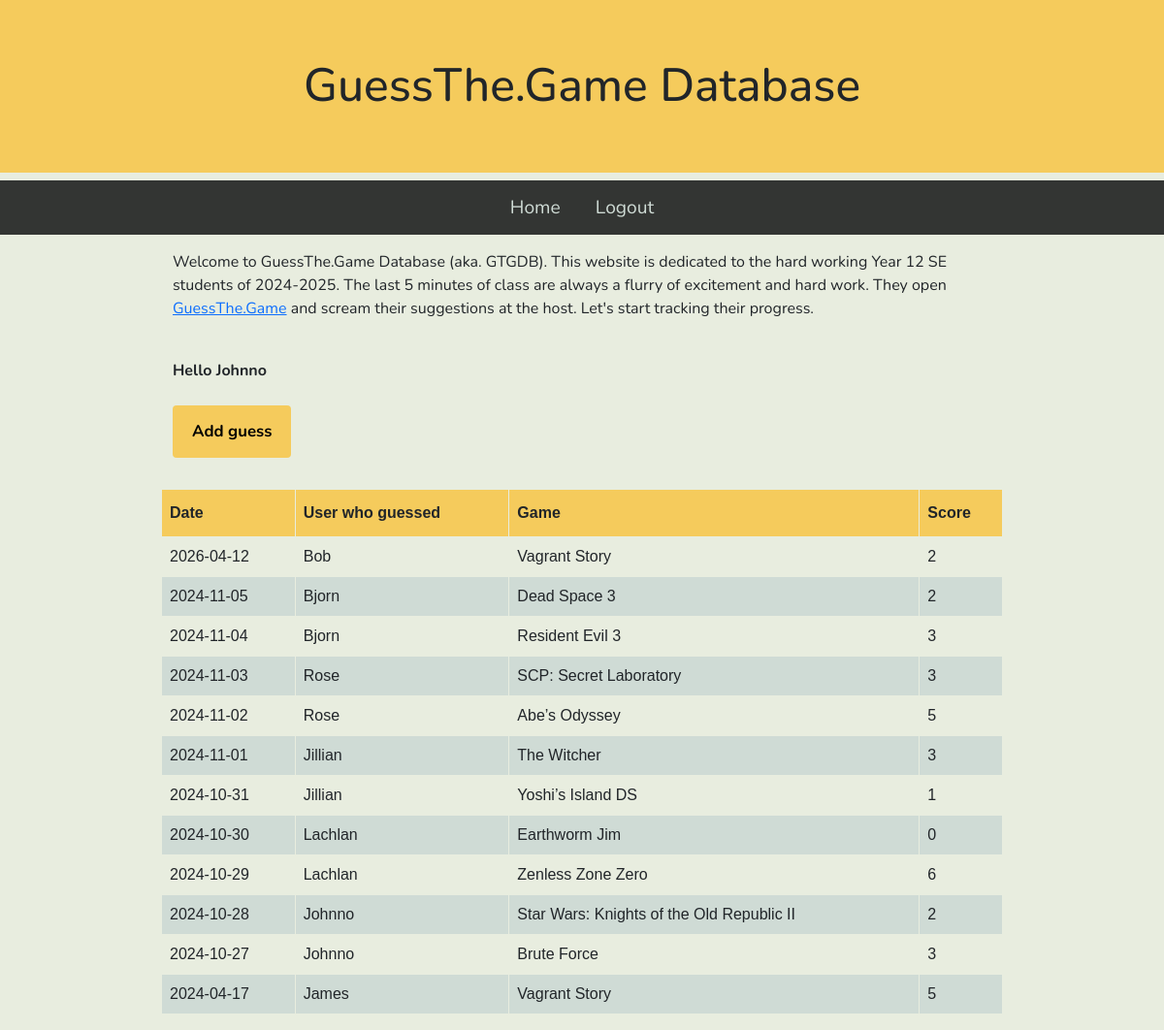
Screenshot of / (signed in) with the database file from the repository.
### tables this page shows
CREATE TABLE Guesses (id INTEGER PRIMARY KEY AUTOINCREMENT,
                      user_id INTEGER,
                      date TEXT NOT NULL,
                      score INTEGER,
                      game TEXT NOT NULL);

### main.py (the view)
@app.route("/")
def Home():
    username = 'there'
    guessData = ""
    if session.get('username'):
        username = session['username'].title()
        guessData = db.GetAllGuesses() # Note: the new line
    return render_template("index.html", guesses=guessData, name=username)

### db.py (called while the page is built)
def GetDB():
    db = sqlite3.connect(".database/gtg.db")
    db.row_factory = sqlite3.Row
    return db

def GetAllGuesses():
    db = GetDB()
    guesses = db.execute("""SELECT Guesses.date, Guesses.game, Guesses.score, UPPER(SUBSTR(Users.username, 1, 1)) || LOWER(SUBSTR(Users.username, 2)) AS username
                            FROM Guesses JOIN Users ON Guesses.user_id = Users.id
                            ORDER BY date DESC""").fetchall()
    db.close()
    return guesses

### templates/index.html
{% extends "base.html" %} {% block content %}
<div class="container">
  <p>
    Welcome to GuessThe.Game Database (aka. GTGDB). This website is dedicated to
    the hard working Year 12 SE students of 2024-2025. The last 5 minutes of
    class are always a flurry of excitement and hard work. They open
    <a href="https://guessthe.game/">GuessThe.Game</a> and scream their
    suggestions at the host. Let's start tracking their progress.
  </p>
  {% if session['username'] %}
  <br />
  <p class="bolded">Hello {{name}}</p>
  <a href="/add"><button>Add guess</button></a>
  {%else%}
  <br />
  <p class="bolded">Please log in to view table</p>
  {% endif %}
</div>
<br />
<table class="guess_table">
  <thead>
    <th>Date</th>
    <th>User who guessed</th>
    <th>Game</th>
    <th>Score</th>
  </thead>
  <tbody>
    {% for guess in guesses %}
    <tr>
      <td>{{ guess['date'] }}</td>
      <td>{{ guess['username'] }}</td>
      <td>{{ guess['game'] }}</td>
      <td>{{ guess['score'] }}</td>
    </tr>
    {% endfor %}
  </tbody>
</table>
{% endblock %}

### static/css/style.css (style rules this page uses)
* { padding: 0; margin: 0; box-sizing: border-box; }
.bolded { font-weight: bold; }
body { background: #e8eddf; font-family: "Nunito", sans-serif; font-size: 1rem; }
.guess_table { font-family: Arial, Helvetica, sans-serif; border-collapse: collapse; width: 100%; }
.guess_table td, .guess_table th { border: 1px solid #e8eddf; padding: 8px; }
.guess_table tr:nth-child(even) { background-color: #cfdbd5; }
.guess_table th { padding-top: 12px; padding-bottom: 12px; text-align: left; background-color: #f5cb5c; color: cfdbd5; }
button { background-color: #f5cb5c; color: 333533; padding: 14px 20px; margin: 8px 0; border: none; border-radius: 4px; cursor: pointer; font-size: 1.05em; font-weight: bold; }

### rows the page displays
Guesses: date "2026-04-12", username "Bob", game "Vagrant Story", score "2"
Guesses: date "2024-11-05", username "Bjorn", game "Dead Space 3", score "2"
Guesses: date "2024-11-04", username "Bjorn", game "Resident Evil 3", score "3"
Guesses: date "2024-11-03", username "Rose", game "SCP: Secret Laboratory", score "3"
Guesses: date "2024-11-02", username "Rose", game "Abe’s Odyssey", score "5"
Guesses: date "2024-11-01", username "Jillian", game "The Witcher", score "3"
Guesses: date "2024-10-31", username "Jillian", game "Yoshi’s Island DS", score "1"
Guesses: date "2024-10-30", username "Lachlan", game "Earthworm Jim", score "0"
Guesses: date "2024-10-29", username "Lachlan", game "Zenless Zone Zero", score "6"
Guesses: date "2024-10-28", username "Johnno", game "Star Wars: Knights of the Old Republic II", score "2"
Guesses: date "2024-10-27", username "Johnno", game "Brute Force", score "3"
Guesses: date "2024-04-17", username "James", game "Vagrant Story", score "5"

### other values shown
{{ name }} "Johnno"
